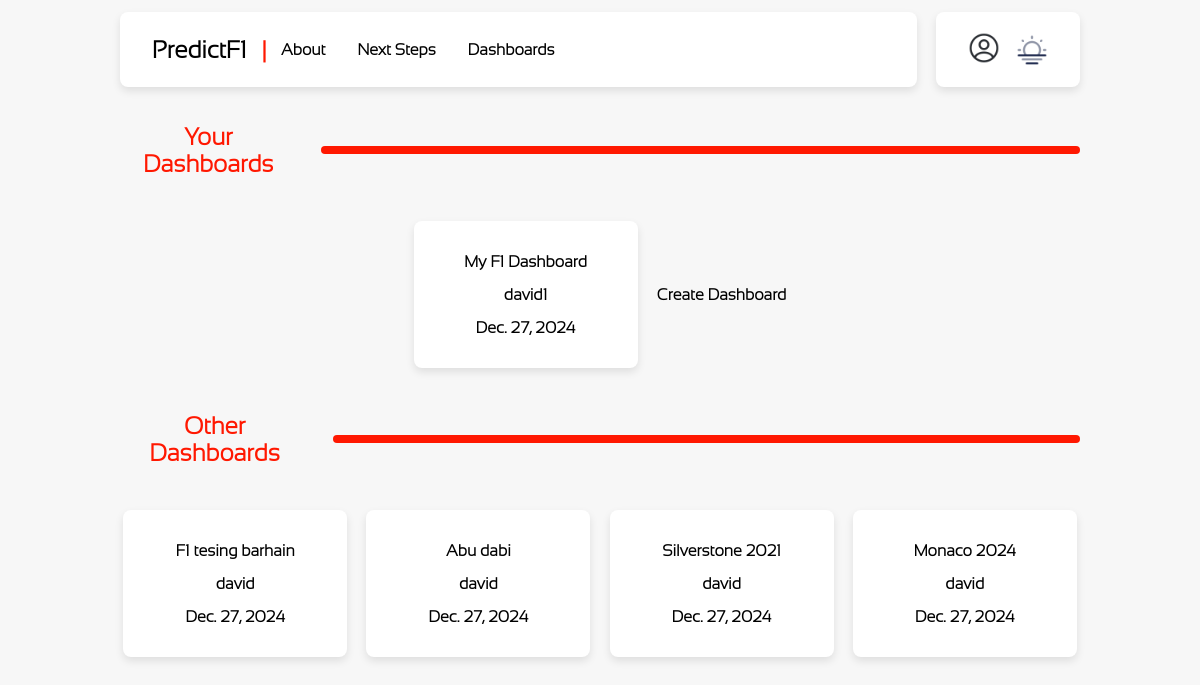
/F1Prediction/dashboards (signed in), run on the app's committed database.
### F1PredictionWebApp/models.py (models this page shows, shortened)
class Dashboard(models.Model):
    title = models.CharField(max_length=100)
    content = models.TextField()
    date_posted = models.DateField(auto_now_add=True)
    author = models.ForeignKey(User, on_delete=models.CASCADE)
    def get_absolute_url(self):
        return reverse('dashboard-detail', kwargs={'pk': self.pk})

### F1PredictionWebApp/views.py (the view)
# urls.py: path("dashboards", DashboardListView.as_view(), name='dashboards'),
class DashboardListView(ListView):
    model = Dashboard
    template_name = 'dashboard_list.html'

### F1PredictionWebApp/templates/dashboard_list.html (shortened to what this page needs)
{% extends "base.html" %}
{% block content %}
<div class="title-padding navbar centre-vert" style="gap: 2.5%;">
    <p class="smallheader centre bold">Your Dashboards</p><div class="red-line w-82-5"></div>
</div>
<div class = "centreDiv overflow-contianer" >
{% for dashboard in object_list %}
    {% if dashboard.author == request.user %}
    <div class="nav-card light card-padding card-top-bottom min-w-20">
        <a href="{{ dashboard.get_absolute_url }}" class="link centre">
            <p>{{ dashboard.title }}</p>
            <p>{{ dashboard.author }}</p>
            <p>{{ dashboard.date_posted }}</p>
        </a>
    </div>
    {% endif %}
{% endfor %}
{% if user.is_authenticated %}
<a href="" class="link centre">
    <p class="button-red">Create Dashboard</p>
</a>
{% endif %}
</div>
<div class="title-padding navbar centre-vert" style="gap: 2.5%;">
    <p class="smallheader centre bold">Other Dashboards</p><div class="red-line w-80"></div>
</div>
<div class = "centreDiv overflow-contianer">
    {% for dashboard in object_list %}
        {% if dashboard.author != request.user %}
        <div class="nav-card light card-padding card-top-bottom min-w-20">
            <a href="{{ dashboard.get_absolute_url }}" class="link centre">
                <p>{{ dashboard.title }}</p>
                <p>{{ dashboard.author }}</p>
                <p>{{ dashboard.date_posted }}</p>
            </a>
        </div>
        {% endif %}
    {% endfor %}
    </div>
{% endblock %}

### F1PredictionWebApp/static/base.css (style rules this page uses)
body { font-family: site-font; transition: background-color 0.3s, color 0.3s; margin: 1% 10% 0% 10%; }
.light-mode { background-color: #f7f7f7; color: #000000; }
.smallheader { font-size: 3vh; color: #FF1801; }
.light { color: #000000; background-color: #ffffff; box-shadow: 0 4px 8px rgba(0, 0, 0, 0.1); }
.link { text-decoration: none; color: inherit; font-weight: bold; }
.centre { text-align: center; }
.navbar { display: flex; }
.nav-card { border-radius: 8px; }
.card-top-bottom { margin-top: 1em; margin-bottom: 1em; }
.centre-vert { display: flex; align-items: center; }
.card-top-bottom { padding-top: 1em; padding-bottom: 1em; }
.centreDiv { display: flex; justify-content: center; align-items: center; }
.card-padding { padding: 1em; }
.red-line { height: 1vh; border-radius: 8px; background-color: #FF1801; }
.w-82-5 { width: 82.5%; }
.w-80 { width: 81%; }
.bold { font-weight: bold; }
.title-padding { padding-top: 0.5vh; padding-bottom: 0.5vh; }
.min-w-20 { min-width: 20%; }
.overflow-contianer { display: flex; gap:2%; flex-wrap: wrap; }

### data on the page
Dashboard: title "My F1 Dashboard", author "david1", date_posted "Dec. 27, 2024"
Dashboard: title "F1 tesing barhain", author "david", date_posted "Dec. 27, 2024"
Dashboard: title "Abu dabi", author "david", date_posted "Dec. 27, 2024"
Dashboard: title "Silverstone 2021", author "david", date_posted "Dec. 27, 2024"
Dashboard: title "Monaco 2024", author "david", date_posted "Dec. 27, 2024"
